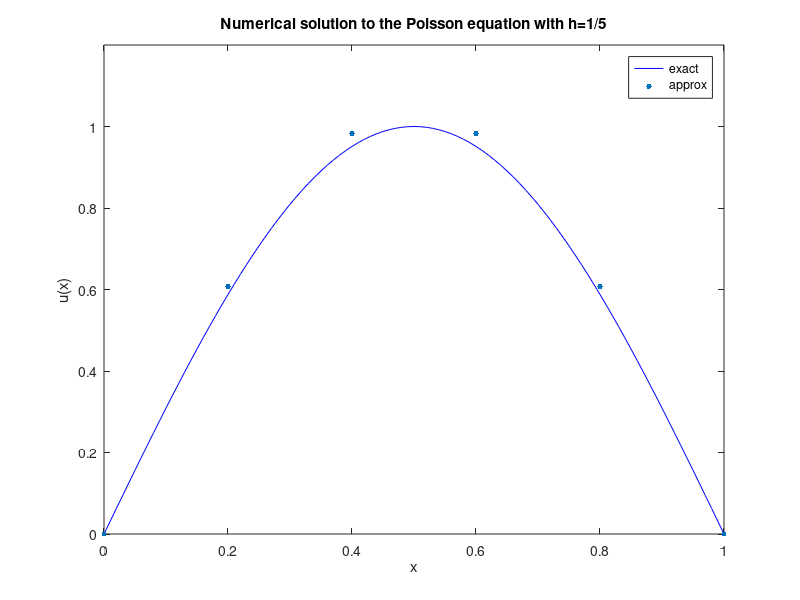

Reproduce this figure in MATLAB.
clear

n=input('자연수를 입력하세요 : ');

h=1/n;
A=zeros(n-1);
b=zeros(1,n-1);
x=zeros(1,n+1);
x(n+1)=1;

for i=1:n-1
    
    x(i+1)=i*h;
    b(i)=-(pi^2)*sin(pi*x(i+1));
    
    A(i,i:i+2)=[1,-2,1];
        
end

A=A(:,2:n);

b=b*(h^2);

u=A\b';
u=[0;u;0];

figure(1)
t=0:0.01:1; 
plot(t,sin(pi*t),'b')
xlabel('x')
ylabel('u(x)')
ylim([0,1.2])
hold on
plot(x,u,'.','MarkerSize',12)
title(['Numerical solution to the Poisson equation with h=1/',num2str(1/h)])
legend('exact', 'approx')
